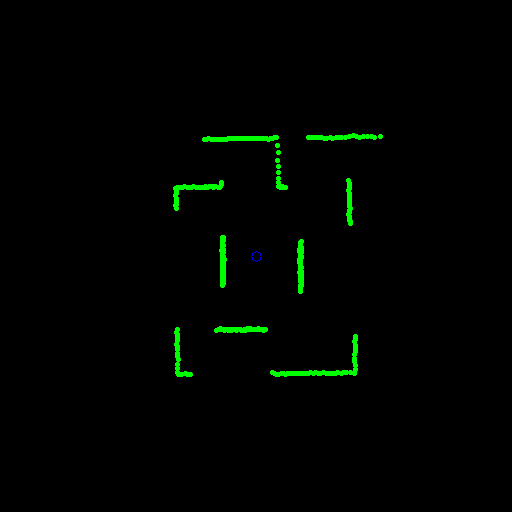
#> input picture q4/saida_q4.png, 512 x 512 px
$ jupyter execute Q4_solucao.ipynb
#> lines starting #> are read from the running program, lines starting #| are printed output that depends on the picture; after the words box and inside, x2 and y2 are one past the last pixel; in counts of white or black regions, pixels touching at a corner belong together
# Q4 - Ideia da solução

### Vídeo da execução

A solução está publicada neste endereço:
[https://youtu.be/qxBQ9_C_35s](https://youtu.be/qxBQ9_C_35s)

Código da solução:
[https://github.com/mirwox/prova1_2020/blob/solution/p1_20/scripts/Q4_scan_grafico.py](https://github.com/mirwox/prova1_2020/blob/solution/p1_20/scripts/Q4_scan_grafico.py)

Vamos estudar a solução:

[cell 1]
import cv2
import imutils
import matplotlib.pyplot as plt

frame = cv2.imread("saida_q4.png")
#> frame is the input picture: shape (512, 512, 3); mean B, G, R 0, 3.3, 0

[cell 2]
# pip install imutils
plt.imshow(imutils.opencv2matplotlib(frame)) # A imutils só faz a conversão de BGR para RGB antes de dar plt

Estamos interessados no maior objeto.

Vamos lembrar que na Aula 2 vimos como achar um contorno de maior área.

### Plot do canal verde

Não é preciso usar o inRange. Vamos nos aproveitar do fato de que os prints são em verde puro, conforme visto no código python.

[cell 3]
verde = frame[:,:,1]
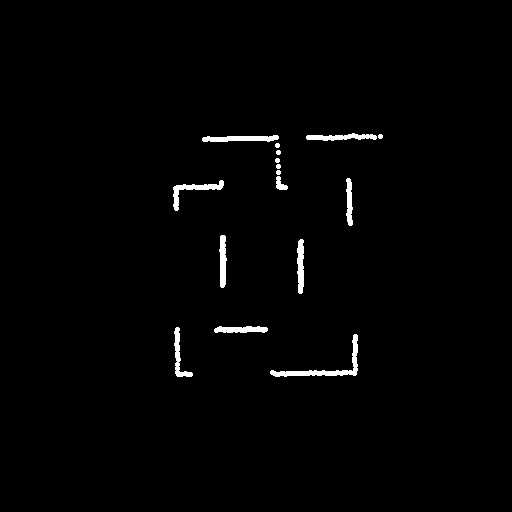
#> verde: shape (512, 512); 1.3% white; 16 white regions, largest, box (x1, y1, x2, y2) and area: (270, 334, 358, 377) 614, (202, 135, 279, 142) 386, (173, 180, 224, 211) 382

[cell 4]
plt.imshow(imutils.opencv2matplotlib(verde))

# Contornos em verde

Vamos trazer o código de contorno de maior área visto na [aula de Contornos](https://github.com/Insper/robot20/blob/master/aula02/aula2_OpenCV_Filtragem.ipynb)

[cell 5]
### Funções trazidas do exemplo da aula 2
def center_of_contour(contorno):
    """ Retorna uma tupla (cx, cy) que desenha o centro do contorno"""
    M = cv2.moments(contorno)
    # Usando a expressão do centróide definida em: https://en.wikipedia.org/wiki/Image_moment
    cX = int(M["m10"] / M["m00"])
    cY = int(M["m01"] / M["m00"])
    return (int(cX), int(cY))

def crosshair(img, point, size, color):
    """ Desenha um crosshair centrado no point.
        point deve ser uma tupla (x,y)
        color é uma tupla R,G,B uint8
    """
    x,y = point
    cv2.line(img,(x - size,y),(x + size,y),color,2)
    cv2.line(img,(x,y - size),(x, y + size),color,2)

### Combinacao de códigos da aula 2
def acha_maior_contorno_centro(gray):
    """ Estamos trabalhando com BGR como cores
        Retorna uma imagem com os contornos desenhados e a coordenada do centro do maior contorno
    """
    contornos, arvore = cv2.findContours(gray.copy(), cv2.RETR_TREE, cv2.CHAIN_APPROX_SIMPLE)
#> contornos = 16 contours, 6 with area under 20; largest, box (x1, y1, x2, y2) and area: (270, 334, 358, 377) 488, (173, 180, 224, 211) 307, (202, 135, 279, 142) 307, (306, 133, 377, 141) 268, (297, 239, 304, 294) 261; arvore = 16 rows, first 6: [1, -1, -1, -1], [2, 0, -1, -1], [3, 1, -1, -1], [4, 2, -1, -1], [5, 3, -1, -1], [6, 4, -1, -1]
    bgr = cv2.cvtColor(gray, cv2.COLOR_GRAY2BGR)
    cv2.drawContours(bgr, contornos, -1, [255, 0, 0], 1);


    font = cv2.FONT_HERSHEY_SIMPLEX

    maior = None
    maior_area = 0
    for c in contornos:
        area = cv2.contourArea(c)
        if area > maior_area:
            maior_area = area
            maior = c
#> this loop made 16 passes
#> (area, maior_area) on pass 1: (488.5, 488.5)
#> area on passes 2 to 7: 234.5, 244, 261, 257.5, 307, 193
#> after the loop, maior = contour of 106 points, box (x1, y1, x2, y2) (270, 334, 358, 377), area 488; maior_area = 488.5

    p = center_of_contour(maior)
#> in center_of_contour, `M = cv2.moments(contorno)`: M = moments, m00 488.5, centre m10/m00, m01/m00 = (324.7, 366.8)
#> in center_of_contour, `cX = int(M["m10"] / M["m00"])`: cX = 324
#> in center_of_contour, `cY = int(M["m01"] / M["m00"])`: cY = 366
#> p = (324, 366)
    cv2.drawContours(bgr, [maior], -1, [0, 0, 255], 2);
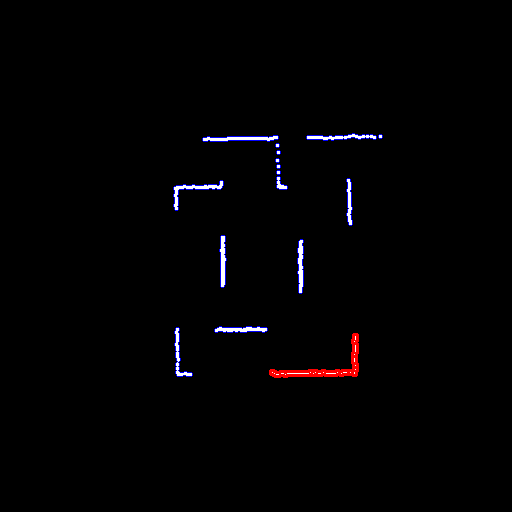
#> bgr: shape (512, 512, 3); mean B, G, R 2.8, 1.7, 2.5
    crosshair(bgr, p, 5, (0,255,0))
#> in crosshair, `x,y = point`: x = 324; y = 366
#> in crosshair, `cv2.line(img,(x,y - size),(x, y + size),color,2)`: img: shape (512, 512, 3); mean B, G, R 2.8, 1.8, 2.5

    return bgr, p

## Funções trazidas do exemplo da aula 2

[cell 6]
cont_bgr, p = acha_maior_contorno_centro(verde)
#> p = (324, 366)
c = (256, 256)
crosshair(cont_bgr, c, 5, (0,0,255))
#> in crosshair (call 2), `cv2.line(img,(x - size,y),(x + size,y),color,2)`: img: shape (512, 512, 3); mean B, G, R 2.8, 1.8, 2.6
#> in crosshair (call 2), `cv2.line(img,(x,y - size),(x, y + size),color,2)`: img: shape (512, 512, 3); mean B, G, R 2.8, 1.8, 2.6

### Identificação dos contornos

Vamos ver como fica a função de processamento dos contornos

[cell 7]
plt.figure(figsize=(16,16))
plt.imshow(imutils.opencv2matplotlib(cont_bgr))

# Ideia do algoritmo

Podemos girar o robô até que o centro do maior contorno (mostrado em vermelho acima) esteja na vertical do vermelho.

[cell 8]
import math

deltay = p[1]-c[1]
#> deltay = 110
deltax = p[0]-c[0]
#> deltax = 68

[cell 9]
ang = math.atan(deltax/deltay)
#> ang = 0.554

[cell 10]
math.degrees(ang)
#> Out = 31.72

$ run again, with q4/Q4.png copied over q4/saida_q4.png
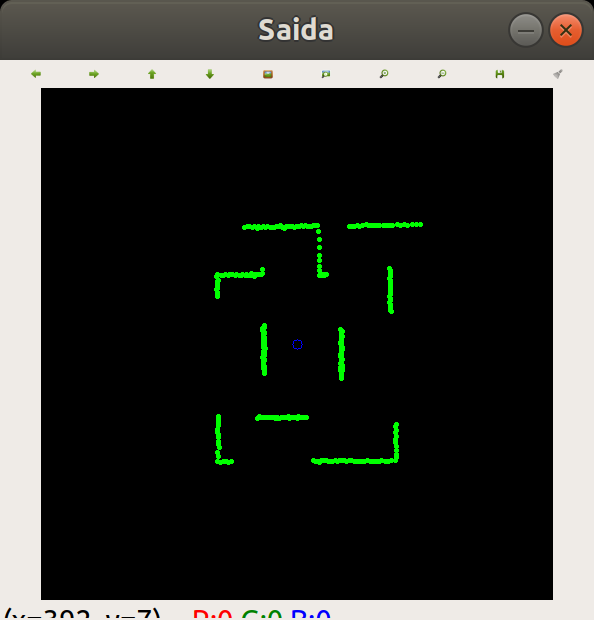
#> input picture q4/Q4.png, 594 x 620 px
#> frame is the input picture: shape (620, 594, 3); mean B, G, R 50.7, 54.5, 53.3
#> `[cell 4] plt.imshow(imutils.opencv2matplotlib(verde))`:
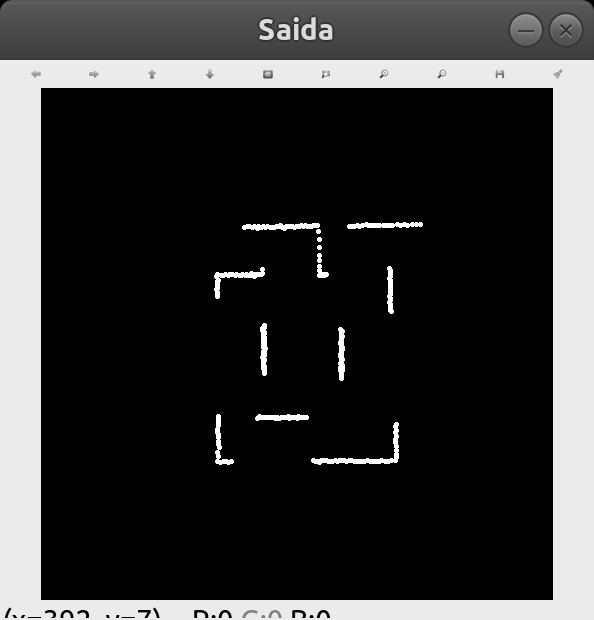
#> shown: shape (620, 594, 3); min 0, max 255, mean 54.5
#> contornos = 72 contours, 54 with area under 20; largest, box (x1, y1, x2, y2) and area: (0, 0, 594, 620) 367027, (40, 87, 554, 601) 263167, (311, 422, 399, 465) 489, (242, 223, 320, 231) 335, (214, 267, 265, 299) 328; arvore = 72 rows, first 6: [-1, -1, 1, -1], [2, -1, -1, 0], [3, 1, -1, 0], [4, 2, -1, 0], [5, 3, -1, 0], [6, 4, -1, 0]
#> the loop in acha_maior_contorno_centro, `for c in contornos:` made 72 passes
#> (area, maior_area) on pass 1: (367027, 367027)
#> after the loop in acha_maior_contorno_centro, `for c in contornos:`: maior = contour of 14 points, box (x1, y1, x2, y2) (0, 0, 594, 620), area 367027; maior_area = 367027
#> M = moments, m00 367027, centre m10/m00, m01/m00 = (296.5, 309.5)
#> cX = 296
#> cY = 309
#> in acha_maior_contorno_centro, `p = center_of_contour(maior)`: p = (296, 309)
#> in acha_maior_contorno_centro, `cv2.drawContours(bgr, [maior], -1, [0, 0, 255], 2);`:
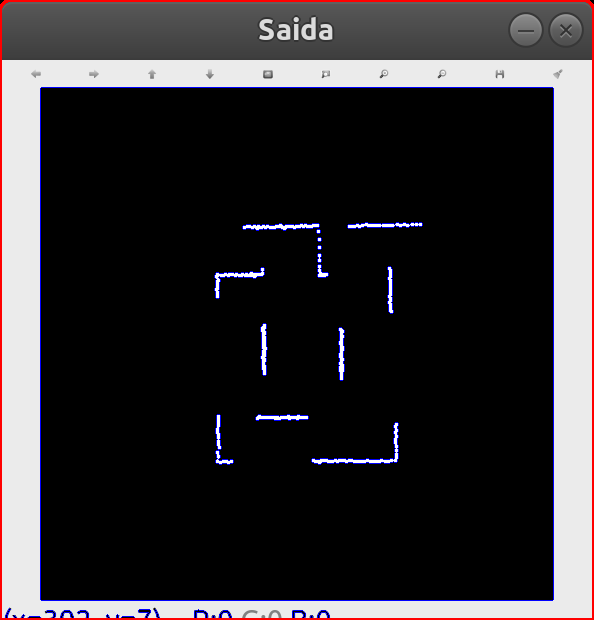
#> bgr: shape (620, 594, 3); mean B, G, R 52.3, 49.7, 53.1
#> x = 296; y = 309
#> `cont_bgr, p = acha_maior_contorno_centro(verde)`: p = (296, 309)
#> deltay = 53
#> deltax = 40
#> ang = 0.647
#> Out = 37.04
